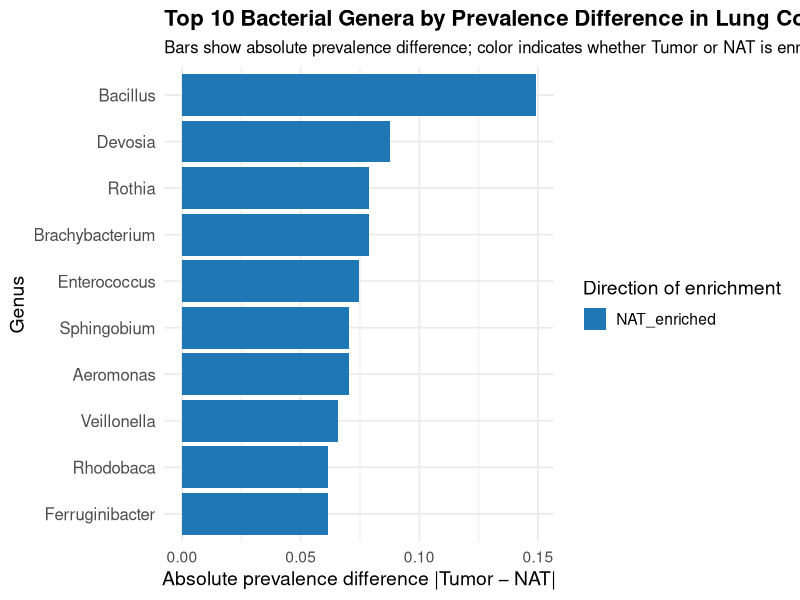

R code for this plot:
setwd("C:/Users/sanyu/OneDrive/Desktop/Lung_new/raw")
X11()
library(tidyverse)

df <- read.csv("mcnemar_test_results.csv")

# Top 10 taxa by absolute prevalence difference
top10 <- df %>%
  arrange(desc(abs(Prevalence_Diff))) %>%
  slice(1:10) %>%
  mutate(
    direction = factor(direction,
                       levels = c("Tumor_enriched", "NAT_enriched"))
  )

ggplot(
  top10,
  aes(
    x = reorder(Taxon, abs(Prevalence_Diff)),
    y = abs(Prevalence_Diff),
    fill = direction
  )
) +
  geom_col() +
  coord_flip() +
  labs(
    title    = "Top 10 Bacterial Genera by Prevalence Difference in Lung Cohort",
    subtitle = "Bars show absolute prevalence difference; color indicates whether Tumor or NAT is enriched",
    x        = "Genus",
    y        = "Absolute prevalence difference |Tumor − NAT|",
    fill     = "Direction of enrichment"
  ) +
  scale_fill_manual(
    values = c(
      "Tumor_enriched" = "#d62728",  # red
      "NAT_enriched"   = "#1f77b4"   # blue
    )
  ) +
  theme_minimal(base_size = 14) +
  theme(
    plot.title    = element_text(face = "bold", size = 16),
    plot.subtitle = element_text(size = 12),
    axis.text.y   = element_text(size = 12)
  )
